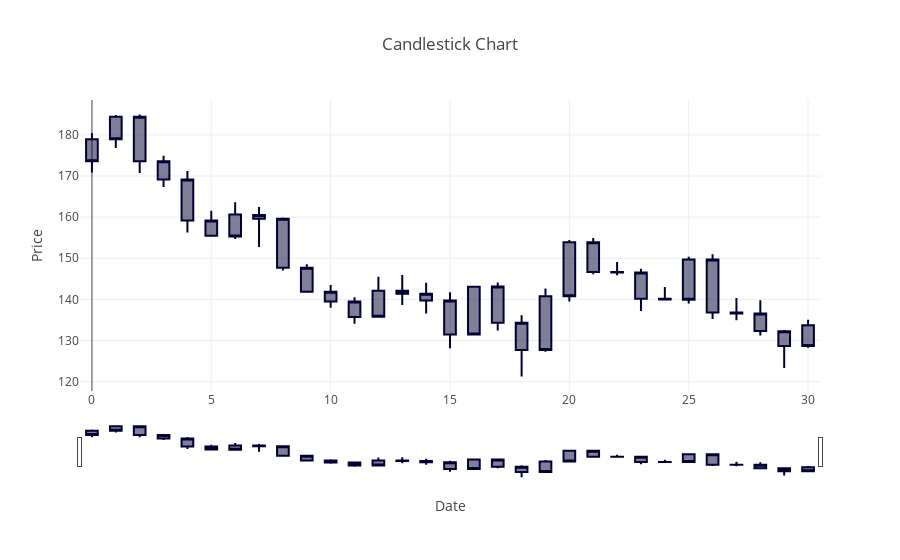

The cell this chart's notebook holds for it:
### Code cell
# Candlestick Plot
fig = go.Figure(data=[go.Candlestick(x=df.index,
                                     open=df['Open'],
                                     high=df['High'],
                                     low=df['Low'],
                                     close=df['Price'])])  # Assuming the price column is named 'Price'
fig.update_layout(title='Candlestick Chart',
                  xaxis_title='Date',
                  yaxis_title='Price')
fig.show()

### Figure 1 — Plotly figure (JSON) as saved in the notebook; plotly's stock layout.template omitted (floating-point values rounded to 4 significant figures)
{"data": [{"close": [173.6, 179.0, 184.4, 173.6, 169.2, 159.2, 155.3, 160.5, 159.6, 147.7, 141.9, 139.5, 135.8, 142.1, 141.4, 139.7, 131.5, 143.1, 134.3, 127.7, 140.7, 153.9, 146.7, 146.6, 140.2, 139.9, 149.7, 136.8, 136.6, 132.3, 128.6], "high": [180.5, 184.9, 185.0, 175.0, 171.2, 161.5, 163.6, 162.4, 159.9, 148.5, 143.5, 140.5, 145.5, 146.0, 144.0, 141.7, 143.3, 144.1, 136.1, 142.7, 154.4, 154.9, 149.1, 147.4, 143.0, 150.4, 151.0, 140.3, 139.8, 132.5, 135.1], "low": [170.9, 176.8, 170.7, 167.4, 156.3, 155.3, 154.7, 152.7, 147.1, 141.9, 138.0, 134.1, 135.7, 138.7, 136.5, 128.1, 131.4, 132.5, 121.3, 127.3, 139.5, 146.1, 145.9, 137.2, 139.7, 139.0, 135.2, 134.9, 131.2, 123.3, 128.2], "open": [179.0, 184.4, 173.6, 169.2, 159.2, 155.5, 160.6, 159.6, 147.7, 141.9, 139.5, 135.7, 142.1, 141.4, 139.7, 131.5, 143.1, 134.3, 127.7, 140.8, 153.9, 146.7, 146.6, 140.2, 140.0, 149.7, 136.8, 136.6, 132.3, 128.6, 133.7], "type": "candlestick", "x": [0, 1, 2, 3, 4, 5, 6, 7, 8, 9, 10, 11, 12, 13, 14, 15, 16, 17, 18, 19, 20, 21, 22, 23, 24, 25, 26, 27, 28, 29, 30]}], "layout": {"autosize": true, "title": {"text": "Candlestick Chart"}, "xaxis": {"autorange": true, "range": [-0.5, 30.5], "rangeslider": {"autorange": true, "range": [-0.5, 30.5], "yaxis": {"_template": null, "rangemode": "match"}}, "title": {"text": "Date"}, "type": "linear"}, "yaxis": {"autorange": true, "range": [117.7, 188.5], "title": {"text": "Price"}}}}
